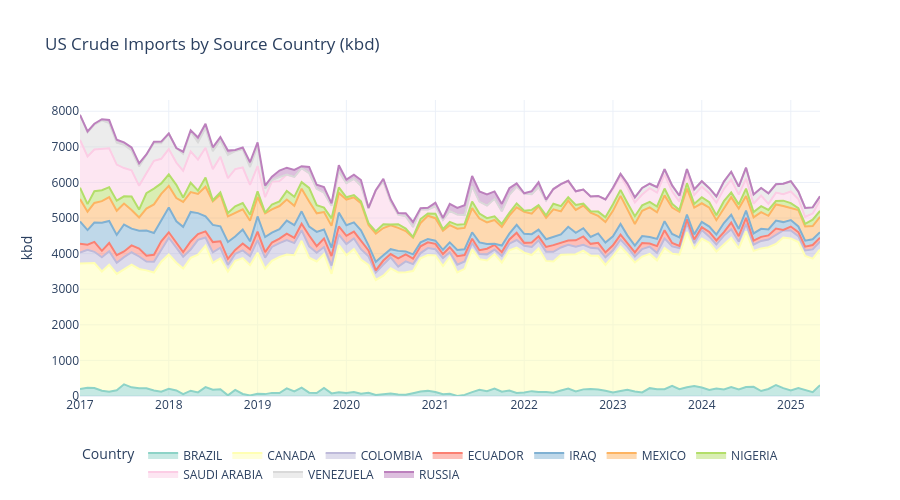

The cell this chart's notebook holds for it:
### Markdown cell above
---

 ## 3. Where Does US Crude Come From? — Import Fingerprint



 Analyze the CLI data to build a picture of US crude sourcing:

 geographic concentration, quality mix, and how it's changed over time.

### Code cell
cli = cli_crude.copy()
cli['RPT_PERIOD'] = pd.to_datetime(cli['RPT_PERIOD'])
cli['DAYS_IN_MONTH'] = cli['RPT_PERIOD'].dt.daysinmonth
cli['KBD'] = cli['QUANTITY'] / cli['DAYS_IN_MONTH']
cli['YEAR'] = cli['RPT_PERIOD'].dt.year

# Top 10 source countries by total volume
top_countries = cli.groupby('CNTRY_NAME')['QUANTITY'].sum().nlargest(10).index.tolist()

# Monthly volume by country
monthly_country = (
    cli[cli['CNTRY_NAME'].isin(top_countries)]
    .groupby([pd.Grouper(key='RPT_PERIOD', freq='MS'), 'CNTRY_NAME'])['KBD']
    .sum()
    .reset_index()
)

fig = px.area(
    monthly_country, x='RPT_PERIOD', y='KBD', color='CNTRY_NAME',
    title='US Crude Imports by Source Country (kbd)',
    labels={'RPT_PERIOD': '', 'KBD': 'kbd', 'CNTRY_NAME': 'Country'},
    color_discrete_sequence=px.colors.qualitative.Set3,
    template='plotly_white'
)
fig.update_layout(height=500, legend=dict(orientation='h', y=-0.15))
fig.show()
